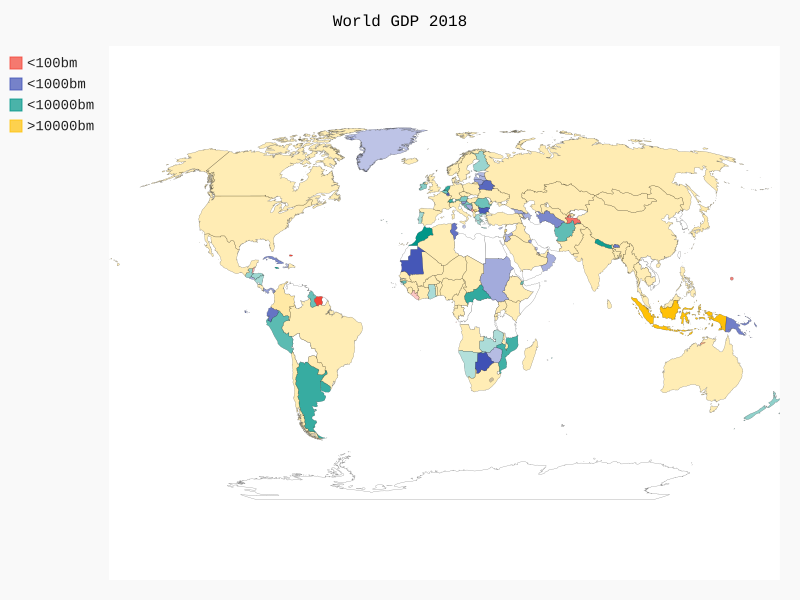

Write Python code to recreate this figure.
import csv
from pygal_maps_world.i18n import COUNTRIES
fileName = 'world_gdp.csv'
import pygal

def get_countryCode(countryName):
    """获取国别码"""
    for code,name in COUNTRIES.items():
        if name == countryName:
            return code
    return None

f = open(fileName)
reader = csv.reader(f)
for i in range(6):
    head_row = next(reader)
print(head_row)
# for index,content in enumerate(head_row):
#     print(index,content)

country_gdp = {}
def get_countryName_gdp_2018(reader):
    """获取国别码以及对应的gdp"""
    for row in reader:
        try:
            countryName = row[0]
            gdp = float(row[62])
        except ValueError:
            print('Error',row[62])
        else:
            code = get_countryCode(countryName)
            if code:
                print('code_gdp',code,gdp)
                country_gdp[code] = gdp
            else:
                print(countryName,'missing code')

get_countryName_gdp_2018(reader)

gdp1,gdp2,gdp3,gdp4 ={},{},{},{}
def classify(country_gdp):
    for code,gdp in country_gdp.items():
        if gdp < 10000000000:
            gdp1[code] = gdp
        elif gdp < 100000000000:
            gdp2[code] = gdp
        elif gdp < 1000000000000:
            gdp3[code] = gdp
        else:
            gdp4[code] = gdp

classify(country_gdp)
wm = pygal.maps.world.World()
wm.title = "World GDP 2018"
wm.add("<100bm",gdp1)
wm.add('<1000bm',gdp2)
wm.add('<10000bm',gdp3)
wm.add('>10000bm',gdp4)
wm.render_to_file('world_gdp.svg')
